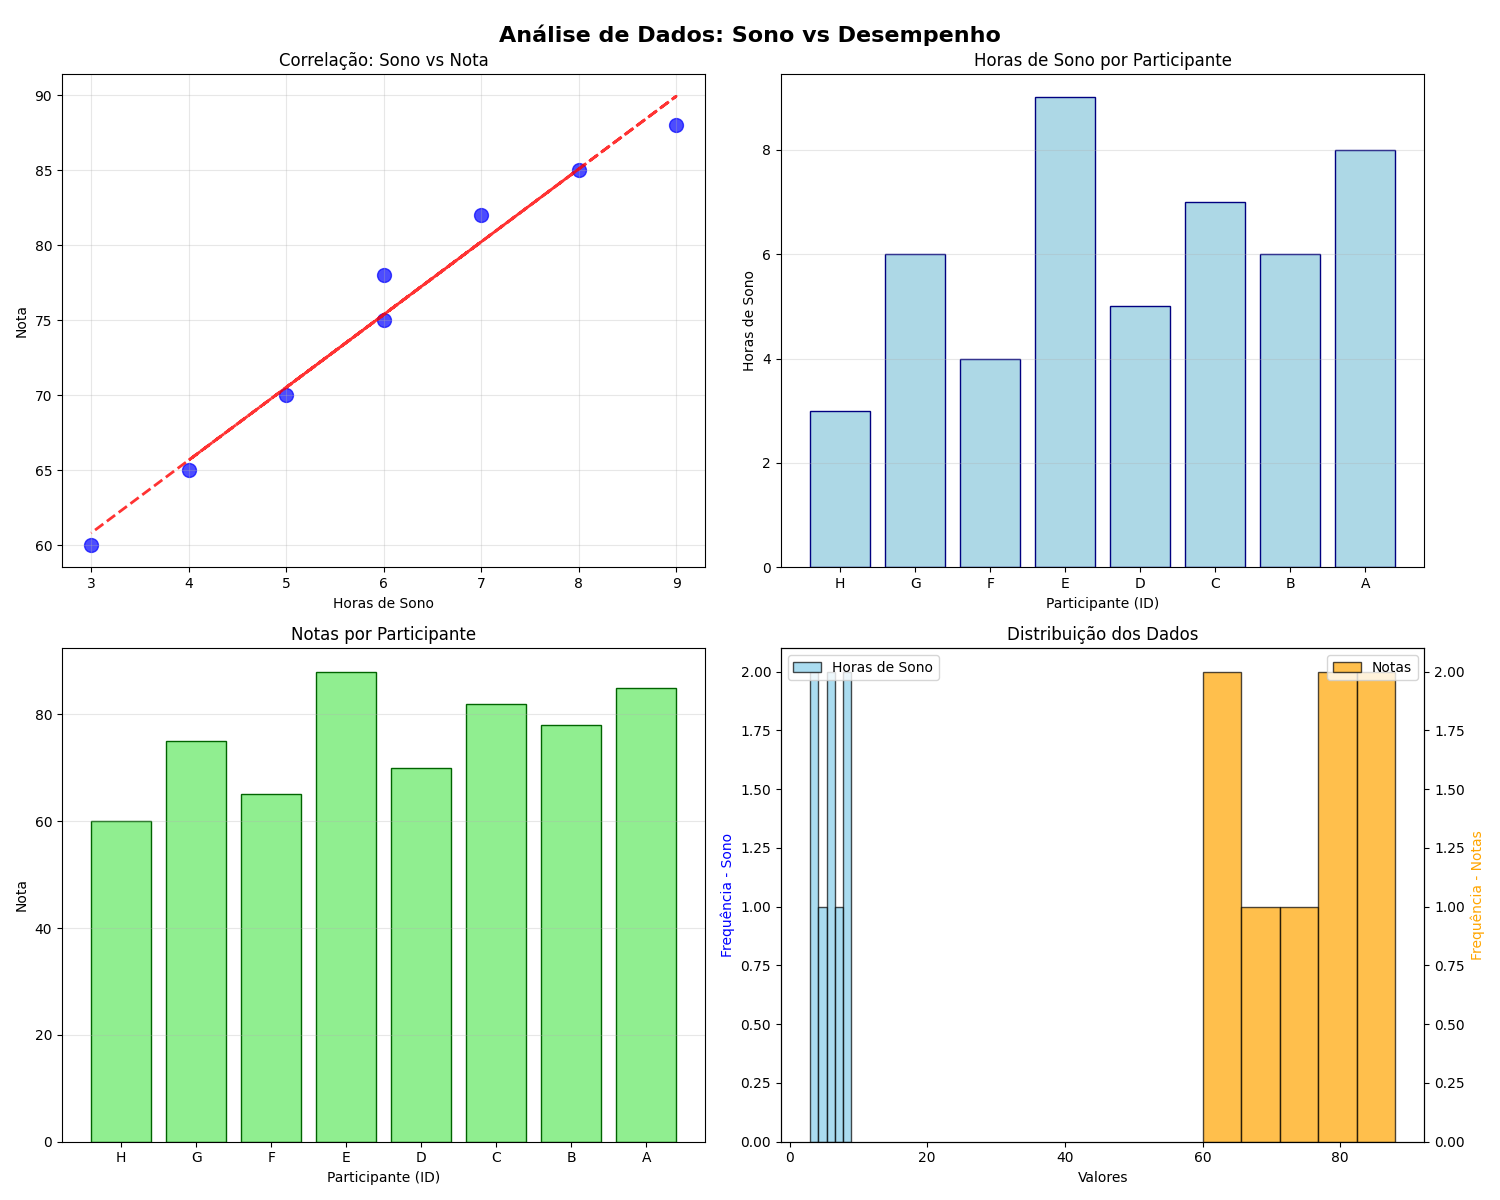

Here is the Python script that generated this plot:
import json
import matplotlib.pyplot as plt
import numpy as np

# Dados fornecidos
id_list = ['A', 'B', 'C', 'D', 'E', 'F', 'G', 'H']
hrs_sono = [8, 6, 7, 5, 9, 4, 6, 3]
nota = [85, 78, 82, 70, 88, 65, 75, 60]

# Criando pares de dados e ordenando por ID em ordem decrescente
dados_combinados = list(zip(id_list, hrs_sono, nota))
dados_ordenados = sorted(dados_combinados, key=lambda x: x[0], reverse=True)

# Estruturando JSON com máximo 3 níveis
dados_json = {
    "pesquisa_operacional": {
        "metadata": {
            "total_participantes": len(id_list),
            "variavel_independente": "Horas de Sono",
            "variavel_dependente": "Nota"
        },
        "estatisticas": {
            "sono": {
                "media": round(np.mean(hrs_sono), 2),
                "minimo": min(hrs_sono),
                "maximo": max(hrs_sono)
            },
            "notas": {
                "media": round(np.mean(nota), 2),
                "minimo": min(nota),
                "maximo": max(nota)
            },
            "correlacao": round(np.corrcoef(hrs_sono, nota)[0,1], 3)
        },
        "participantes": [
            {
                "id": participante[0],
                "horas_sono": participante[1],
                "nota": participante[2]
            }
            for participante in dados_ordenados
        ]
    }
}

# Salvando JSON
with open('analise_sono_notas.json', 'w', encoding='utf-8') as f:
    json.dump(dados_json, f, indent=2, ensure_ascii=False)

print("JSON gerado:")
print(json.dumps(dados_json, indent=2, ensure_ascii=False))

# Criando visualizações com matplotlib
plt.style.use('default')
fig, ((ax1, ax2), (ax3, ax4)) = plt.subplots(2, 2, figsize=(15, 12))
fig.suptitle('Análise de Dados: Sono vs Desempenho', fontsize=16, fontweight='bold')

# Gráfico 1: Dispersão - Correlação entre Sono e Notas
ax1.scatter(hrs_sono, nota, color='blue', alpha=0.7, s=100)
ax1.set_xlabel('Horas de Sono')
ax1.set_ylabel('Nota')
ax1.set_title('Correlação: Sono vs Nota')
ax1.grid(True, alpha=0.3)

# Linha de tendência
z = np.polyfit(hrs_sono, nota, 1)
p = np.poly1d(z)
ax1.plot(hrs_sono, p(hrs_sono), "r--", alpha=0.8, linewidth=2)

# Gráfico 2: Barras - Horas de Sono por Participante (ordem decrescente por ID)
ids_ordenados = [p[0] for p in dados_ordenados]
sono_ordenado = [p[1] for p in dados_ordenados]
ax2.bar(ids_ordenados, sono_ordenado, color='lightblue', edgecolor='navy')
ax2.set_xlabel('Participante (ID)')
ax2.set_ylabel('Horas de Sono')
ax2.set_title('Horas de Sono por Participante')
ax2.grid(True, alpha=0.3, axis='y')

# Gráfico 3: Barras - Notas por Participante (ordem decrescente por ID)
notas_ordenadas = [p[2] for p in dados_ordenados]
ax3.bar(ids_ordenados, notas_ordenadas, color='lightgreen', edgecolor='darkgreen')
ax3.set_xlabel('Participante (ID)')
ax3.set_ylabel('Nota')
ax3.set_title('Notas por Participante')
ax3.grid(True, alpha=0.3, axis='y')

# Gráfico 4: Histogramas comparativos
ax4.hist(hrs_sono, bins=5, alpha=0.7, label='Horas de Sono', color='skyblue', edgecolor='black')
ax4_twin = ax4.twinx()
ax4_twin.hist(nota, bins=5, alpha=0.7, label='Notas', color='orange', edgecolor='black')
ax4.set_xlabel('Valores')
ax4.set_ylabel('Frequência - Sono', color='blue')
ax4_twin.set_ylabel('Frequência - Notas', color='orange')
ax4.set_title('Distribuição dos Dados')
ax4.legend(loc='upper left')
ax4_twin.legend(loc='upper right')

plt.tight_layout()
plt.show()

# Análise resumida
print("\n=== ANÁLISE RESUMIDA ===")
print(f"Correlação entre sono e notas: {dados_json['pesquisa_operacional']['estatisticas']['correlacao']}")
print(f"Participantes com mais sono tendem a ter notas {'maiores' if dados_json['pesquisa_operacional']['estatisticas']['correlacao'] > 0 else 'menores'}")
print(f"Média de horas de sono: {dados_json['pesquisa_operacional']['estatisticas']['sono']['media']} horas")
print(f"Média das notas: {dados_json['pesquisa_operacional']['estatisticas']['notas']['media']} pontos")
